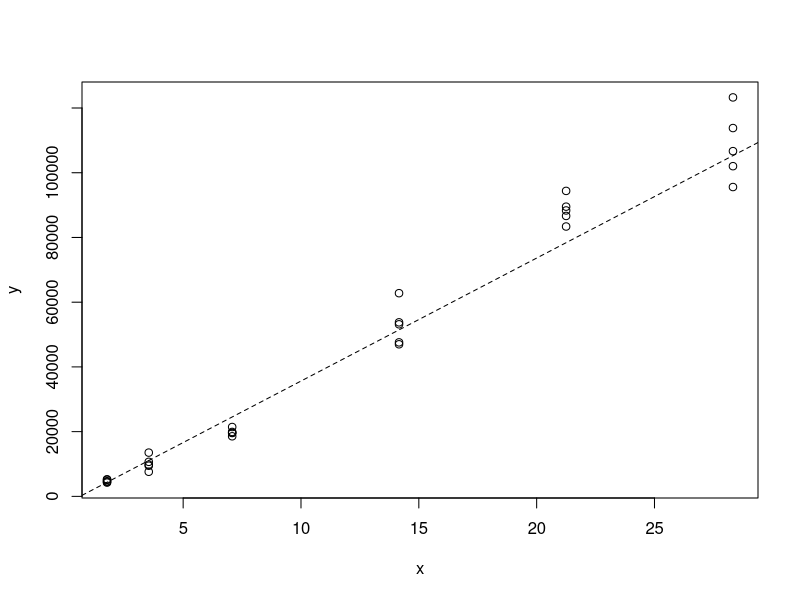
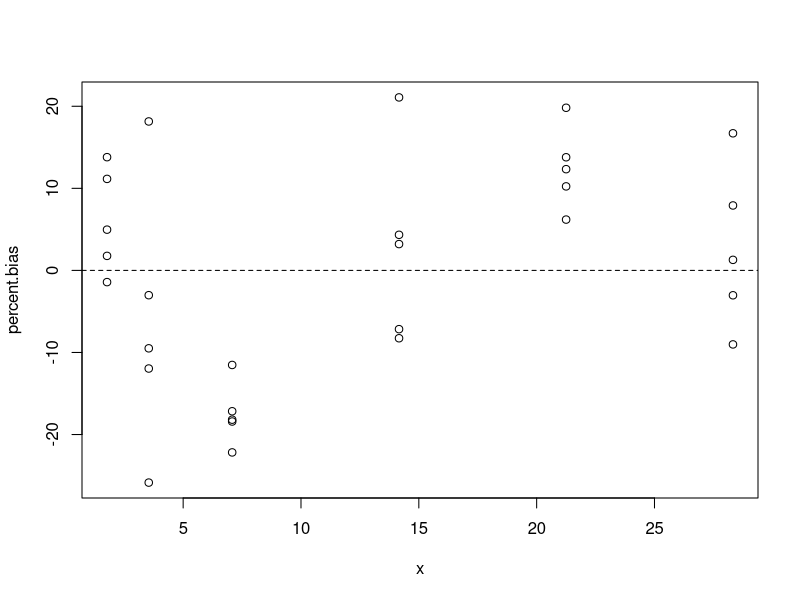
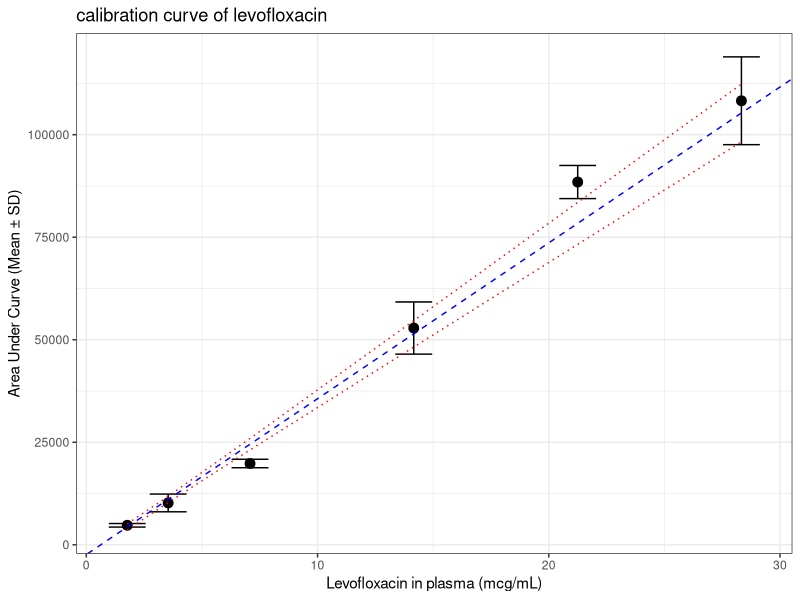

These figures' R source, in order:
# data calibration curve
x <- rep(c(1.77, 3.54, 7.08, 14.16, 21.25, 28.33), each=5)
y <- c(5102, 4256, 5280, 4471, 4686, 13520, 10672,
       9470, 9801, 7600, 18564, 19577, 19637, 19913,
       21431, 53163, 53771, 46988, 47584, 62780, 88342,
       83381, 86648, 89513, 94384, 95578, 106670, 113805,
       102022, 123272)
data01 <- data.frame(cbind(x,y))

# weighted linear regression
lm1 <- lm(y~x, weights = 1/x^2)
plot(x,y)
abline(lm1, lty=2)
coeff1 <- as.data.frame(coef(lm1))
intercept <- coeff1[1,1]
slope <- coeff1[2,1]

#back-calculation 
x_pred<- (y - intercept)/slope
percent.bias <- (x_pred - x)/x*100
plot(x, percent.bias)
abline(h=0, lty=2)

# data subsetting 
res1 <- as.data.frame(cbind(x, percent.bias))
res1
res1.lloq <- subset(res1, x==1.77, percent.bias)
res1.3.54 <- subset(res1, x==3.54, percent.bias)
res1.7.08 <- subset(res1, x==7.08, percent.bias)
res1.14.16 <- subset(res1, x==14.16, percent.bias)
res1.21.25 <- subset(res1, x==21.25, percent.bias)
res1.28.33 <- subset(res1, x==28.33, percent.bias)

# calculation %-error
percent.error.lloq <- mean(res1.lloq$percent.bias)
percent.error.3.54 <- mean(res1.3.54$percent.bias)
percent.error.7.08 <- mean(res1.7.08$percent.bias)
percent.error.14.16 <- mean(res1.14.16$percent.bias)
percent.error.21.25 <- mean(res1.21.25$percent.bias)
percent.error.28.33 <- mean(res1.28.33$percent.bias)
mean.percent.error <- as.data.frame(rbind(percent.error.lloq,
                                          percent.error.3.54, percent.error.7.08,
                                          percent.error.14.16, percent.error.21.25,
                                          percent.error.28.33))
colnames(mean.percent.error)<-"Mean %-error"
mean.percent.error

# calculation rsd
conc1 <- as.data.frame(cbind(x, x_pred))
conc1
conc1.lloq <- subset(conc1, x==1.77, x_pred)
conc1.3.54 <- subset(conc1, x==3.54, x_pred)
conc1.7.08 <- subset(conc1, x==7.08, x_pred)
conc1.14.16 <- subset(conc1, x==14.16, x_pred)
conc1.21.25 <- subset(conc1, x==21.25, x_pred)
conc1.28.33 <- subset(conc1, x==28.33, x_pred)

rsd1.lloq <- sd(conc1.lloq$x_pred)/mean(conc1.lloq$x_pred)*100
rsd1.3.54 <- sd(conc1.3.54$x_pred)/mean(conc1.3.54$x_pred)*100
rsd1.7.08 <- sd(conc1.7.08$x_pred)/mean(conc1.7.08$x_pred)*100
rsd1.14.16 <- sd(conc1.14.16$x_pred)/mean(conc1.14.16$x_pred)*100
rsd1.21.25 <- sd(conc1.21.25$x_pred)/mean(conc1.21.25$x_pred)*100
rsd1.28.33 <- sd(conc1.28.33$x_pred)/mean(conc1.28.33$x_pred)*100

rsd1 <- as.data.frame(rbind(
  rsd1.lloq, 
  rsd1.3.54, 
  rsd1.7.08, 
  rsd1.14.16, 
  rsd1.21.25, 
  rsd1.28.33
))
colnames(rsd1) <- "%RSD"
rsd1

# data visualization

# calculation mean and sd
summary_data <- aggregate(y ~ x, data = data01, 
                          FUN = function(z) c(mean = mean(z), sd = sd(z),  
                                              n = length(z)))

# Memisahkan kolom rata-rata dan standar deviasi
summary_data$mean_y <- summary_data$y[, "mean"]
summary_data$sd_y <- summary_data$y[, "sd"]
summary_data$n_y <- summary_data$y[, "n"]
summary_data$se_y <- summary_data$sd_y / sqrt(summary_data$n_y)


# calculation CI from linear model
confidence_level <- 0.95
alpha <- 1 - confidence_level
t_critical <- qt(1 - alpha/2, df = summary_data$n_y - 1)
summary_data$ci_lower <- summary_data$mean_y - t_critical * summary_data$se_y
summary_data$ci_upper <- summary_data$mean_y + t_critical * summary_data$se_y

newx <- as.data.frame(x)

newy <- predict(lm1, interval = "confidence", level=.95, newdata = newx)
data02 <- data.frame(cbind(x, newy[,-1]))
y.lwr <- aggregate(lwr ~ x, data = data02, FUN = function(z) c(mean = mean(z), sd = sd(z),  n = length(z)))
y.upr <- aggregate(upr ~ x, data = data02, FUN = function(z) c(mean = mean(z), sd = sd(z),  n = length(z)))

# visualization with ggplot2
library(ggplot2)

p1 <- ggplot(summary_data, aes(x = x, y = mean_y)) +
  geom_point(size = 3) +  # Displaying the average data point.
  geom_errorbar(aes(ymin = mean_y - sd_y, ymax = mean_y + sd_y)) + # add error bar (sd)
  geom_abline(intercept = coef(lm1)[1], slope = coef(lm1)[2], linetype = "dashed", color = "blue") + # add regression line
  geom_line(data = y.lwr, aes(x = x, y = lwr[,1]), linetype = "dotted", color = "red")+
  geom_line(data = y.upr, aes(x = x, y = upr[,1]), linetype = "dotted", color = "red")+
  labs(
    title = "calibration curve of levofloxacin",
    x = "Levofloxacin in plasma (mcg/mL)",
    y = "Area Under Curve (Mean ± SD)"
  ) +
  theme_bw()
p1
